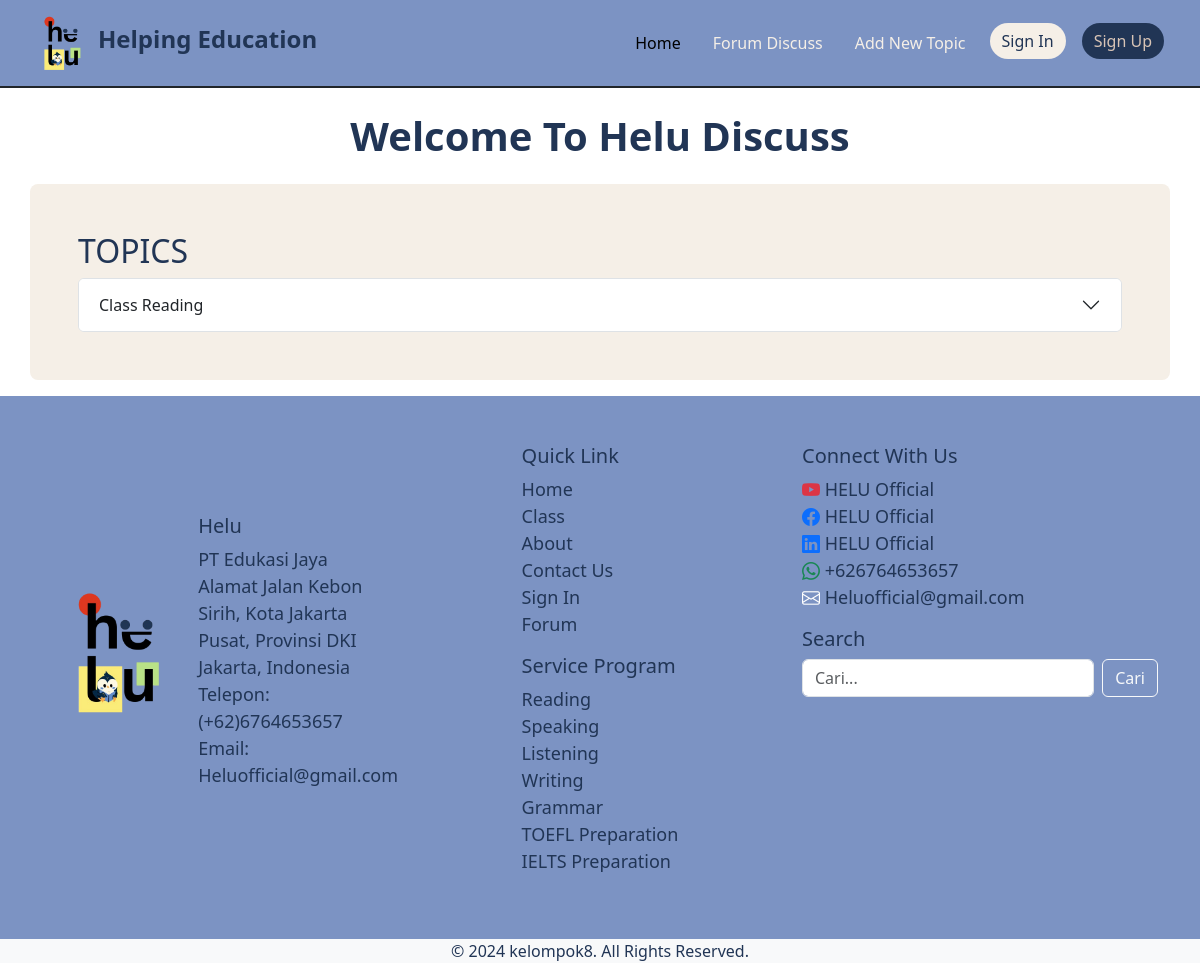
Before: /forum/ with the older database file.
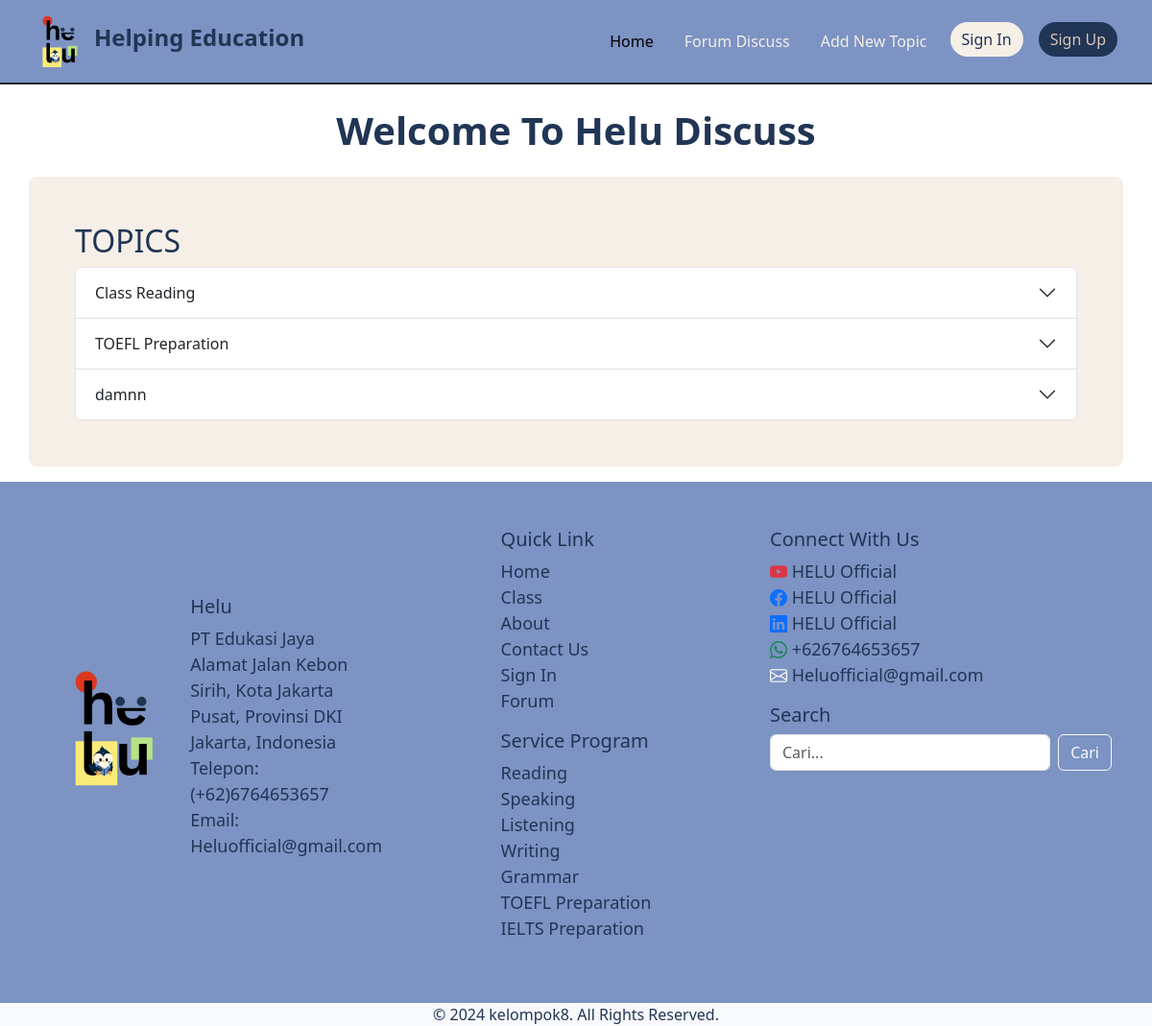
After: the same page with the newer database file.
### forum_discuss/models.py (models this page shows, shortened)
class Topic(models.Model):
    title = models.CharField(max_length=200)
    description = models.TextField()
    created_at = models.DateTimeField(auto_now_add=True)
    created_by = models.ForeignKey(User, on_delete=models.CASCADE)

### forum_discuss/views.py (the view, shortened to what this page needs)
# urls.py: path('', views.topic_list, name='topic_list'),
def topic_list(request):
    topics = Topic.objects.all()
    return render(request, 'forum/topic_list.html', {'topics': topics})

### templates/forum/topic_list.html (shortened to what this page needs)
{% extends 'topicBase.html' %}
{% load static %}
{% block content %}
<h1 class="text-center color-dark fw-bolder p-2 mt-3">Welcome To Helu Discuss</h1>
<div class="container my-3 bg-light1 p-5 rounded-3 color-dark" >
    <h2 class="color-dark">TOPICS</h2>
    {% if topics %}
        <div class="accordion" id="topicsAccordion">
            {% for topic in topics %}
                <div class="accordion-item">
                    <h2 class="accordion-header" id="heading{{ topic.id }}">
                        <button class="accordion-button collapsed" type="button" data-bs-toggle="collapse" data-bs-target="#collapse{{ topic.id }}" aria-expanded="false" aria-controls="collapse{{ topic.id }}">
                            {{ topic.title }}
                        </button>
                    </h2>
                </div>
            {% endfor %}
        </div>
    {% else %}
        <p class="text-muted">No topics available.</p>
    {% endif %}
</div>
{% endblock content %}

Changed rows visible on the page:
added Topic: title "TOEFL Preparation"
added Topic: title "damnn"
